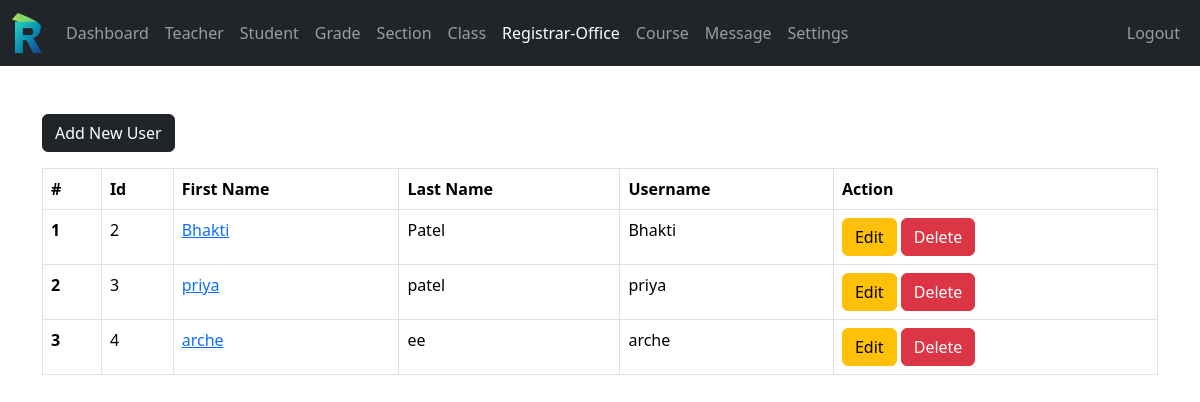
The app's page /admin/registrar-office.php (signed in) with its own data.
### tables this page shows
CREATE TABLE `registrar_office` (
  `r_user_id` int(11) NOT NULL,
  `username` varchar(127) NOT NULL,
  `password` varchar(255) NOT NULL,
  `fname` varchar(31) NOT NULL,
  `lname` varchar(31) NOT NULL,
  `address` varchar(31) NOT NULL,
  `employee_number` int(11) NOT NULL,
  `date_of_birth` date NOT NULL,
  `phone_number` varchar(31) NOT NULL,
  `qualification` varchar(31) NOT NULL,
  `gender` varchar(7) NOT NULL,
  `email_address` varchar(255) NOT NULL,
  `date_of_joined` datetime NOT NULL DEFAULT current_timestamp()
);

### data/registrar_office.php (called while the page is built, shortened)
<?php
function getALLR_users($conn){
    $sql = "SELECT * FROM registrar_office";
    $stmt = $conn->prepare($sql);
    $stmt->execute();
    if ($stmt->rowCount() >= 1) {
        return $stmt->fetchAll();
    } else {
        return 0;
    }
}

### admin/registrar-office.php (the view, shortened to what this page needs)
<?php
if (isset($_SESSION['admin_id']) &&
    isset($_SESSION['role'])) {
    if ($_SESSION['role'] == 'Admin') {
        include "../DB_connection.php";
        include "../data/registrar_office.php";
        $teacher     = getALLR_users($conn);
?>
<!DOCTYPE html>
<html lang="en">
<head>
    <link rel="stylesheet" href="https://cdn.jsdelivr.net/npm/bootstrap@5.3.8/dist/css/bootstrap.min.css">
    <link rel="stylesheet" href="/school-management/style.css">
    <link rel="stylesheet" href="https://cdnjs.cloudflare.com/ajax/libs/font-awesome/4.7.0/css/font-awesome.min.css">
</head>
<body>
    <?php include "../inc/navbar.php"; ?>
    <?php if ($teacher != 0) { ?>
    <div class="container mt-5">
        <a href="registrar-office-add.php" target="_blank" rel="noopener noreferrer" class="btn btn-dark">Add New User</a>
        <div class="table-responsive">
            <table class="table table-bordered mt-3 n-table">
                <thead>
                    <tr>
                        <th scope="col">#</th>
                        <th scope="col">Id</th>
                        <th scope="col">First Name</th>
                        <th scope="col">Last Name</th>
                        <th scope="col">Username</th>
                        <th scope="col">Action</th>
                    </tr>
                </thead>
                <tbody>
                    <?php $i = 1; foreach ($teacher as $row) {
                        $r_user_id  = $row['r_user_id'] ?? '';
                        $r_fname    = $row['fname'] ?? '';
                        $r_lname    = $row['lname'] ?? '';
                        $r_username = $row['username'] ?? '';
                    ?>
                    <tr>
                        <th scope="row"><?= $i ?></th>
                        <td><?= htmlspecialchars($r_user_id !== '' ? $r_user_id : $i) ?></td>
                        <td><a href="registrar_office_view.php?r_user_id=<?= urlencode($r_user_id) ?>"><?= htmlspecialchars($r_fname) ?></a></td>
                        <td><?= htmlspecialchars($r_lname) ?></td>
                        <td><?= htmlspecialchars($r_username) ?></td>
                        <td>
                            <a href="registrar-office-edit.php?r_user_id=<?= urlencode($r_user_id) ?>" class="btn btn-warning">Edit</a>
                            <a href="registrar-office-delete.php?r_user_id=<?= urlencode($r_user_id) ?>"
                               class="btn btn-danger"
                               onclick="return confirm('Are you sure you want to delete this teacher?');">Delete</a>
                        </td>
                    </tr>
                    <?php $i++; } ?>
                </tbody>
            </table>
        </div>
    </div>
    <?php } ?>
</body>
</html>
<?php
    } else {
        header("Location: ../login.php");
        exit;
    }
} else {
    header("Location: ../login.php");
    exit;
}
?>

### style.css (style rules this page uses)
html { scroll-behavior: smooth; }
html, body { margin: 0; padding: 0; height: 100%; }

### records on screen
registrar_office: r_user_id "2", fname "Bhakti", lname "Patel", username "Bhakti"
registrar_office: r_user_id "3", fname "priya", lname "patel", username "priya"
registrar_office: r_user_id "4", fname "arche", lname "ee", username "arche"
